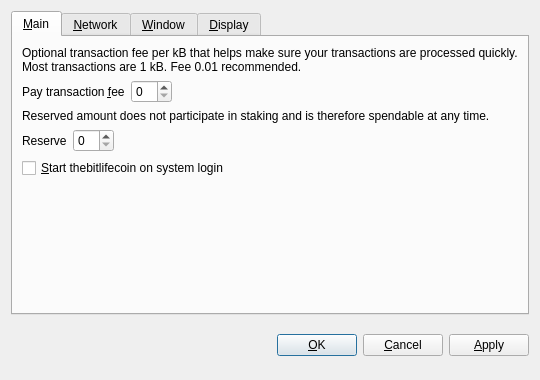
<?xml version="1.0" encoding="UTF-8"?>
<ui version="4.0">
 <class>OptionsDialog</class>
 <widget class="QDialog" name="OptionsDialog">
  <property name="geometry">
   <rect>
    <x>0</x>
    <y>0</y>
    <width>540</width>
    <height>380</height>
   </rect>
  </property>
  <property name="windowTitle">
   <string>Options</string>
  </property>
  <property name="modal">
   <bool>true</bool>
  </property>
  <layout class="QVBoxLayout" name="verticalLayout">
   <item>
    <widget class="QTabWidget" name="tabWidget">
     <property name="tabPosition">
      <enum>QTabWidget::North</enum>
     </property>
     <property name="currentIndex">
      <number>0</number>
     </property>
     <widget class="QWidget" name="tabMain">
      <attribute name="title">
       <string>&amp;Main</string>
      </attribute>
      <layout class="QVBoxLayout" name="verticalLayout_Main">
       <item>
        <widget class="QLabel" name="transactionFeeInfoLabel">
         <property name="text">
          <string>Optional transaction fee per kB that helps make sure your transactions are processed quickly. Most transactions are 1 kB. Fee 0.01 recommended.</string>
         </property>
         <property name="textFormat">
          <enum>Qt::PlainText</enum>
         </property>
         <property name="wordWrap">
          <bool>true</bool>
         </property>
        </widget>
       </item>
       <item>
        <layout class="QHBoxLayout" name="horizontalLayoutFee">
         <item>
          <widget class="QLabel" name="transactionFeeLabel">
           <property name="text">
            <string>Pay transaction &amp;fee</string>
           </property>
           <property name="textFormat">
            <enum>Qt::PlainText</enum>
           </property>
           <property name="buddy">
            <cstring>transactionFee</cstring>
           </property>
          </widget>
         </item>
         <item>
          <widget class="BitcoinAmountField" name="transactionFee"/>
         </item>
         <item>
          <spacer name="horizontalSpacerFee">
           <property name="orientation">
            <enum>Qt::Horizontal</enum>
           </property>
           <property name="sizeHint" stdset="0">
            <size>
             <width>40</width>
             <height>20</height>
            </size>
           </property>
          </spacer>
         </item>
        </layout>
       </item>
       <item>
        <widget class="QLabel" name="reserveBalanceInfoLabel">
         <property name="text">
          <string>Reserved amount does not participate in staking and is therefore spendable at any time.</string>
         </property>
         <property name="textFormat">
          <enum>Qt::PlainText</enum>
         </property>
         <property name="wordWrap">
          <bool>true</bool>
         </property>
        </widget>
       </item>
       <item>
        <layout class="QHBoxLayout" name="horizontalLayoutReserveBalance">
         <item>
          <widget class="QLabel" name="reserveBalanceLabel">
           <property name="text">
            <string>Reserve</string>
           </property>
           <property name="textFormat">
            <enum>Qt::PlainText</enum>
           </property>
           <property name="buddy">
            <cstring>reserveBalance</cstring>
           </property>
          </widget>
         </item>
         <item>
          <widget class="BitcoinAmountField" name="reserveBalance"/>
         </item>
         <item>
          <spacer name="horizontalSpacerReserveBalance">
           <property name="orientation">
            <enum>Qt::Horizontal</enum>
           </property>
           <property name="sizeHint" stdset="0">
            <size>
             <width>40</width>
             <height>20</height>
            </size>
           </property>
          </spacer>
         </item>
        </layout>
       </item>
       <item>
        <widget class="QCheckBox" name="bitcoinAtStartup">
         <property name="toolTip">
          <string>Automatically start thebitlifecoin after logging in to the system.</string>
         </property>
         <property name="text">
          <string>&amp;Start thebitlifecoin on system login</string>
         </property>
        </widget>
       </item>
       <item>
        <spacer name="verticalSpacer_Main">
         <property name="orientation">
          <enum>Qt::Vertical</enum>
         </property>
         <property name="sizeHint" stdset="0">
          <size>
           <width>20</width>
           <height>40</height>
          </size>
         </property>
        </spacer>
       </item>
      </layout>
     </widget>
     <widget class="QWidget" name="tabNetwork">
      <attribute name="title">
       <string>&amp;Network</string>
      </attribute>
      <layout class="QVBoxLayout" name="verticalLayout_Network">
       <item>
        <widget class="QCheckBox" name="mapPortUpnp">
         <property name="toolTip">
          <string>Automatically open the thebitlifecoin client port on the router. This only works when your router supports UPnP and it is enabled.</string>
         </property>
         <property name="text">
          <string>Map port using &amp;UPnP</string>
         </property>
        </widget>
       </item>
       <item>
        <widget class="QCheckBox" name="connectSocks">
         <property name="toolTip">
          <string>Connect to the thebitlifecoin network through a SOCKS proxy (e.g. when connecting through Tor).</string>
         </property>
         <property name="text">
          <string>&amp;Connect through SOCKS proxy:</string>
         </property>
        </widget>
       </item>
       <item>
        <layout class="QHBoxLayout" name="horizontalLayout_Network">
         <item>
          <widget class="QLabel" name="proxyIpLabel">
           <property name="text">
            <string>Proxy &amp;IP:</string>
           </property>
           <property name="textFormat">
            <enum>Qt::PlainText</enum>
           </property>
           <property name="buddy">
            <cstring>proxyIp</cstring>
           </property>
          </widget>
         </item>
         <item>
          <widget class="QValidatedLineEdit" name="proxyIp">
           <property name="maximumSize">
            <size>
             <width>140</width>
             <height>16777215</height>
            </size>
           </property>
           <property name="toolTip">
            <string>IP address of the proxy (e.g. 127.0.0.1)</string>
           </property>
          </widget>
         </item>
         <item>
          <widget class="QLabel" name="proxyPortLabel">
           <property name="text">
            <string>&amp;Port:</string>
           </property>
           <property name="textFormat">
            <enum>Qt::PlainText</enum>
           </property>
           <property name="buddy">
            <cstring>proxyPort</cstring>
           </property>
          </widget>
         </item>
         <item>
          <widget class="QLineEdit" name="proxyPort">
           <property name="maximumSize">
            <size>
             <width>55</width>
             <height>16777215</height>
            </size>
           </property>
           <property name="toolTip">
            <string>Port of the proxy (e.g. 9050)</string>
           </property>
          </widget>
         </item>
         <item>
          <widget class="QLabel" name="socksVersionLabel">
           <property name="text">
            <string>SOCKS &amp;Version:</string>
           </property>
           <property name="textFormat">
            <enum>Qt::PlainText</enum>
           </property>
           <property name="buddy">
            <cstring>socksVersion</cstring>
           </property>
          </widget>
         </item>
         <item>
          <widget class="QValueComboBox" name="socksVersion">
           <property name="toolTip">
            <string>SOCKS version of the proxy (e.g. 5)</string>
           </property>
          </widget>
         </item>
         <item>
          <spacer name="horizontalSpacer_Network">
           <property name="orientation">
            <enum>Qt::Horizontal</enum>
           </property>
           <property name="sizeHint" stdset="0">
            <size>
             <width>40</width>
             <height>20</height>
            </size>
           </property>
          </spacer>
         </item>
        </layout>
       </item>
       <item>
        <spacer name="verticalSpacer_Network">
         <property name="orientation">
          <enum>Qt::Vertical</enum>
         </property>
         <property name="sizeHint" stdset="0">
          <size>
           <width>20</width>
           <height>40</height>
          </size>
         </property>
        </spacer>
       </item>
      </layout>
     </widget>
     <widget class="QWidget" name="tabWindow">
      <attribute name="title">
       <string>&amp;Window</string>
      </attribute>
      <layout class="QVBoxLayout" name="verticalLayout_Window">
       <item>
        <widget class="QCheckBox" name="minimizeToTray">
         <property name="toolTip">
          <string>Show only a tray icon after minimizing the window.</string>
         </property>
         <property name="text">
          <string>&amp;Minimize to the tray instead of the taskbar</string>
         </property>
        </widget>
       </item>
       <item>
        <widget class="QCheckBox" name="minimizeOnClose">
         <property name="toolTip">
          <string>Minimize instead of exit the application when the window is closed. When this option is enabled, the application will be closed only after selecting Quit in the menu.</string>
         </property>
         <property name="text">
          <string>M&amp;inimize on close</string>
         </property>
        </widget>
       </item>
       <item>
        <spacer name="verticalSpacer_Window">
         <property name="orientation">
          <enum>Qt::Vertical</enum>
         </property>
         <property name="sizeHint" stdset="0">
          <size>
           <width>20</width>
           <height>40</height>
          </size>
         </property>
        </spacer>
       </item>
      </layout>
     </widget>
     <widget class="QWidget" name="tabDisplay">
      <attribute name="title">
       <string>&amp;Display</string>
      </attribute>
      <layout class="QVBoxLayout" name="verticalLayout_Display">
       <item>
        <layout class="QHBoxLayout" name="horizontalLayout_1_Display">
         <item>
          <widget class="QLabel" name="langLabel">
           <property name="text">
            <string>User Interface &amp;language:</string>
           </property>
           <property name="textFormat">
            <enum>Qt::PlainText</enum>
           </property>
           <property name="buddy">
            <cstring>lang</cstring>
           </property>
          </widget>
         </item>
         <item>
          <widget class="QValueComboBox" name="lang">
           <property name="toolTip">
            <string>The user interface language can be set here. This setting will take effect after restarting thebitlifecoin.</string>
           </property>
          </widget>
         </item>
        </layout>
       </item>
       <item>
        <layout class="QHBoxLayout" name="horizontalLayout_2_Display">
         <item>
          <widget class="QLabel" name="unitLabel">
           <property name="text">
            <string>&amp;Unit to show amounts in:</string>
           </property>
           <property name="textFormat">
            <enum>Qt::PlainText</enum>
           </property>
           <property name="buddy">
            <cstring>unit</cstring>
           </property>
          </widget>
         </item>
         <item>
          <widget class="QValueComboBox" name="unit">
           <property name="toolTip">
            <string>Choose the default subdivision unit to show in the interface and when sending coins.</string>
           </property>
          </widget>
         </item>
        </layout>
       </item>
       <item>
        <widget class="QCheckBox" name="displayAddresses">
         <property name="toolTip">
          <string>Whether to show thebitlifecoin addresses in the transaction list or not.</string>
         </property>
         <property name="text">
          <string>&amp;Display addresses in transaction list</string>
         </property>
        </widget>
       </item>
       <item>
        <widget class="QCheckBox" name="coinControlFeatures">
         <property name="toolTip">
          <string>Whether to show coin control features or not.</string>
         </property>
         <property name="text">
          <string>Display coin &amp;control features (experts only!)</string>
         </property>
        </widget>
       </item>
       <item>
        <spacer name="verticalSpacer_Display">
         <property name="orientation">
          <enum>Qt::Vertical</enum>
         </property>
         <property name="sizeHint" stdset="0">
          <size>
           <width>20</width>
           <height>40</height>
          </size>
         </property>
        </spacer>
       </item>
      </layout>
     </widget>
    </widget>
   </item>
   <item>
    <layout class="QHBoxLayout" name="horizontalLayout_Buttons">
     <item>
      <spacer name="horizontalSpacer_1">
       <property name="orientation">
        <enum>Qt::Horizontal</enum>
       </property>
       <property name="sizeHint" stdset="0">
        <size>
         <width>40</width>
         <height>48</height>
        </size>
       </property>
      </spacer>
     </item>
     <item>
      <widget class="QLabel" name="statusLabel">
       <property name="font">
        <font>
         <weight>75</weight>
         <bold>true</bold>
        </font>
       </property>
       <property name="text">
        <string/>
       </property>
       <property name="textFormat">
        <enum>Qt::PlainText</enum>
       </property>
       <property name="wordWrap">
        <bool>true</bool>
       </property>
      </widget>
     </item>
     <item>
      <spacer name="horizontalSpacer_2">
       <property name="orientation">
        <enum>Qt::Horizontal</enum>
       </property>
       <property name="sizeHint" stdset="0">
        <size>
         <width>40</width>
         <height>48</height>
        </size>
       </property>
      </spacer>
     </item>
     <item>
      <widget class="QPushButton" name="okButton">
       <property name="text">
        <string>&amp;OK</string>
       </property>
      </widget>
     </item>
     <item>
      <widget class="QPushButton" name="cancelButton">
       <property name="text">
        <string>&amp;Cancel</string>
       </property>
       <property name="autoDefault">
        <bool>false</bool>
       </property>
      </widget>
     </item>
     <item>
      <widget class="QPushButton" name="applyButton">
       <property name="text">
        <string>&amp;Apply</string>
       </property>
       <property name="autoDefault">
        <bool>false</bool>
       </property>
      </widget>
     </item>
    </layout>
   </item>
  </layout>
 </widget>
 <customwidgets>
  <customwidget>
   <class>BitcoinAmountField</class>
   <extends>QSpinBox</extends>
   <header>bitcoinamountfield.h</header>
  </customwidget>
  <customwidget>
   <class>QValueComboBox</class>
   <extends>QComboBox</extends>
   <header>qvaluecombobox.h</header>
  </customwidget>
  <customwidget>
   <class>QValidatedLineEdit</class>
   <extends>QLineEdit</extends>
   <header>qvalidatedlineedit.h</header>
  </customwidget>
 </customwidgets>
 <resources/>
 <connections/>
</ui>
